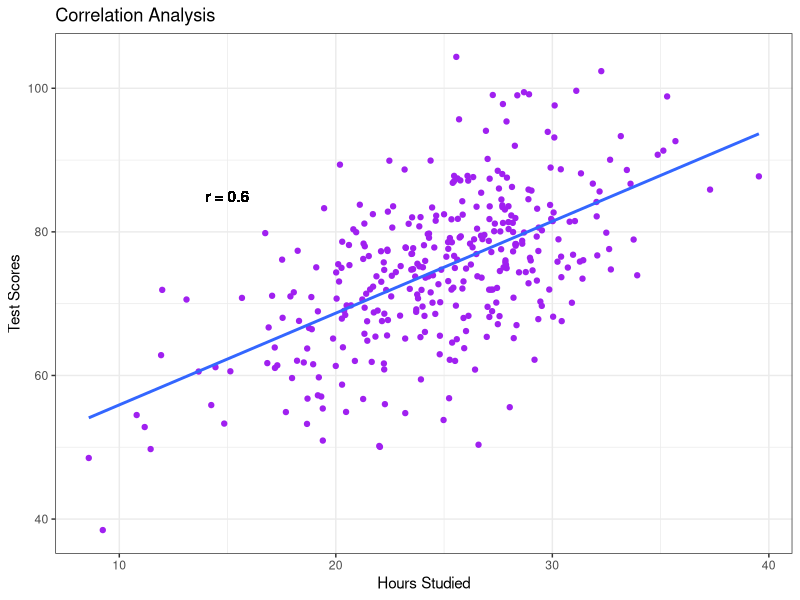

R code for this plot:
## ---- chunk 1
knitr::opts_chunk$set(collapse = TRUE)
## ---- chunk 2
library(mvtnorm)

set.seed(100)  # For reproducibility

# Set up the data parameters, create a covariance matrix, and simulate data
correlation <- 0.6
mean_values <- c(25, 75)

cov_matrix <- matrix(c(5^2, correlation * 5 * 10, correlation * 5 * 10, 10^2), nrow = 2)

simulated_data <- rmvnorm(n = 350, mean = mean_values, sigma = cov_matrix)
hours_studied <- simulated_data[, 1]
test_scores <- simulated_data[, 2]
## ---- chunk 3
# Calculating the correlation coefficient
cor.test(hours_studied, test_scores)

## ---- chunk 4
library(ggplot2)

# Create a scatter plot
ggplot(data = data.frame(hours_studied, test_scores), aes(x = hours_studied, y = test_scores)) +
  geom_point(color = "purple") +
  geom_smooth(method = "lm", se = FALSE) +
  labs(title = "Correlation Analysis", x = "Hours Studied", y = "Test Scores") +
  geom_text(x = 15, y = 85, label = paste("r =", round(correlation, 2))) +
  theme_bw()
